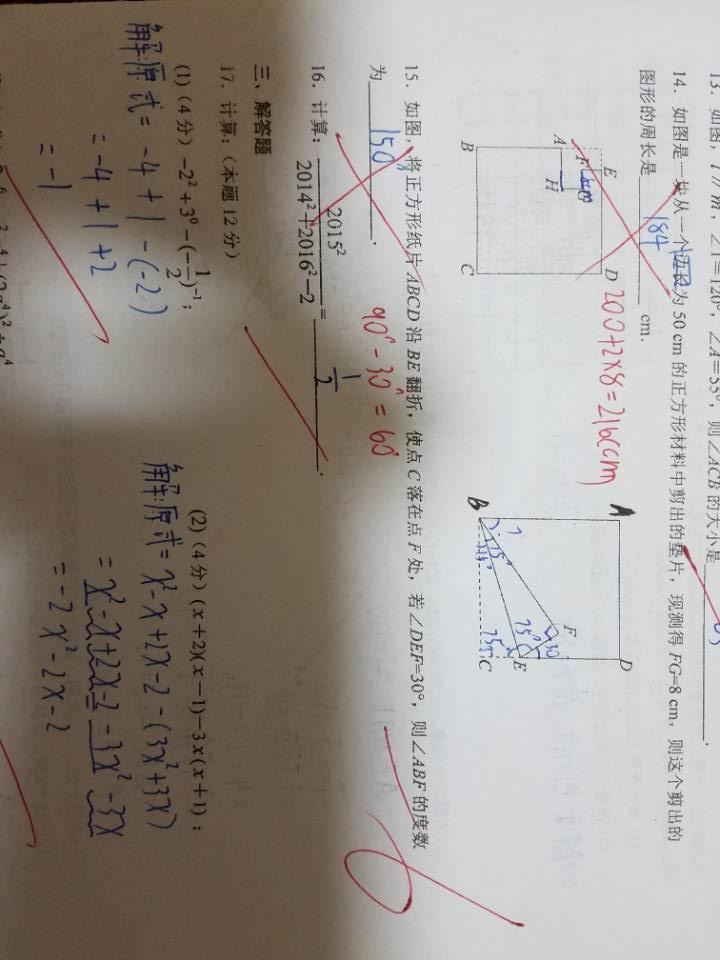
#> input picture Images/scanned_image1.jpeg, 720 x 960 px, found by its file name
$ python shadow_remover.py
#> lines starting #> are read from the running program, lines starting #| are printed output that depends on the picture; after the words box and inside, x2 and y2 are one past the last pixel; in counts of white or black regions, pixels touching at a corner belong together
#> in process_image_file, org_image is the input picture: shape (960, 720, 3); mean B, G, R 145.6, 151.3, 158.2
from typing import Tuple, List

import cv2 as cv
import numpy as np
from skimage import measure
from matplotlib import pyplot as plt

'''
Shadow removal code by Yalım Doğan

This software is implemented according to the methods presented in:

- Murali, Saritha, and V. K. Govindan.
"Removal of shadows from a single image."
the Proceedings of First International Conference on Futuristic Trends
in Computer Science and Engineering. Vol. 4.

- Murali, Saritha, and V. K. Govindan.
"Shadow detection and removal from a single image using LAB color space."
Cybernetics and information technologies 13.1 (2013): 95-103.

'''

# Applies median filtering over given point
# [114 lines left out: functions median_filter, edge_median_filter, display_region, correct_region_lab, correct_region_bgr, not called in this run]


def process_regions(org_image: np.ndarray,
                    mask: np.ndarray,
                    lab_adjustment: bool,
                    shadow_dilation_kernel_size: int,
                    shadow_dilation_iteration: int,
                    shadow_size_threshold: int,
                    verbose: bool) -> np.ndarray:
    lab_img = cv.cvtColor(org_image, cv.COLOR_BGR2LAB)
    shadow_clear_img = np.copy(org_image)  # Used for constructing corrected image

    # We need connected components
    # Initialize the labels of the blobs in our binary image
    labels = measure.label(mask)

    non_shadow_kernel_size = (shadow_dilation_kernel_size, shadow_dilation_kernel_size)
    non_shadow_kernel = cv.getStructuringElement(cv.MORPH_ELLIPSE, non_shadow_kernel_size)

    CHANNEL_MAX = 255

    # Now, we will iterate over each label's pixels
    for label in np.unique(labels):
        if not label == 0:
            temp_filter = np.zeros(mask.shape, dtype="uint8")
            temp_filter[labels == label] = CHANNEL_MAX

            # Only consider blobs with size above threshold
            if cv.countNonZero(temp_filter) >= shadow_size_threshold:
                shadow_indices = np.where(temp_filter == CHANNEL_MAX)

                non_shadow_temp_filter = cv.dilate(temp_filter, non_shadow_kernel,
                                                   iterations=shadow_dilation_iteration)

                # Get the new set of indices and remove shadow indices from them
                non_shadow_temp_filter = cv.bitwise_xor(non_shadow_temp_filter, temp_filter)
                non_shadow_indices = np.where(non_shadow_temp_filter == CHANNEL_MAX)

                # Contours are used for extracting the edges of the current shadow region
                contours, hierarchy = cv.findContours(temp_filter, cv.RETR_TREE, cv.CHAIN_APPROX_SIMPLE)

                if lab_adjustment:
                    shadow_clear_img = correct_region_lab(lab_img, shadow_clear_img,
                                                          shadow_indices, non_shadow_indices)
                else:
                    shadow_clear_img = correct_region_bgr(org_image, shadow_clear_img,
                                                          shadow_indices, non_shadow_indices)

                # Then apply median filtering over edges to smooth them
                # At least on the images I tried, this doesn't work as intended.
                # It is possible that this is the result of using a high frequency image only

                # Image is converted to HSV before filtering, as BGR components of the image
                # is more interconnected, therefore filtering each channel independently wouldn't be correct
                shadow_clear_img = edge_median_filter(cv.cvtColor(shadow_clear_img, cv.COLOR_BGR2HSV),
                                                      contours)
                if verbose:
                    display_region(org_image, shadow_clear_img, label, temp_filter, contours)

    return shadow_clear_img


def calculate_mask(org_image: np.ndarray,
                   ab_threshold: int,
                   region_adjustment_kernel_size: int) -> np.ndarray:
#> called with ab_threshold = 0, region_adjustment_kernel_size = 10
    lab_img = cv.cvtColor(org_image, cv.COLOR_BGR2LAB)
#> lab_img: shape (960, 720, 3); mean of channels 0, 1, 2 158.8, 129.9, 132.4

    # Convert the L,A,B from 0 to 255 to 0 - 100 and -128 - 127 and -128 - 127 respectively
    l_range = (0, 100)
    ab_range = (-128, 127)

    lab_img = lab_img.astype('int16')
#> lab_img: shape (960, 720, 3) int16; mean of channels 0, 1, 2 158.8, 129.9, 132.4
    lab_img[:, :, 0] = lab_img[:, :, 0] * l_range[1] / 255
#> lab_img: shape (960, 720, 3) int16; mean of channels 0, 1, 2 61.8, 129.9, 132.4
    lab_img[:, :, 1] += ab_range[0]
#> lab_img: shape (960, 720, 3) int16; mean of channels 0, 1, 2 61.8, 1.9, 132.4
    lab_img[:, :, 2] += ab_range[0]
#> lab_img: shape (960, 720, 3) int16; mean of channels 0, 1, 2 61.8, 1.9, 4.4

    # Calculate the mean values of L, A and B across all pixels
    means = [np.mean(lab_img[:, :, i]) for i in range(3)]
#> means = [61.78, 1.91, 4.39]
    thresholds = [means[i] - (np.std(lab_img[:, :, i]) / 3) for i in range(3)]
#> thresholds = [54.28, 1.06, 2.32]

    # Apply threshold using only L
    if sum(means[1:]) <= ab_threshold:
        mask = cv.inRange(lab_img, (l_range[0], ab_range[0], ab_range[0]),
                                   (thresholds[0], ab_range[1], ab_range[1]))
    else:  # Else, also consider B channel
        mask = cv.inRange(lab_img, (l_range[0], ab_range[0], ab_range[0]),
                                   (thresholds[0], ab_range[1], thresholds[2]))
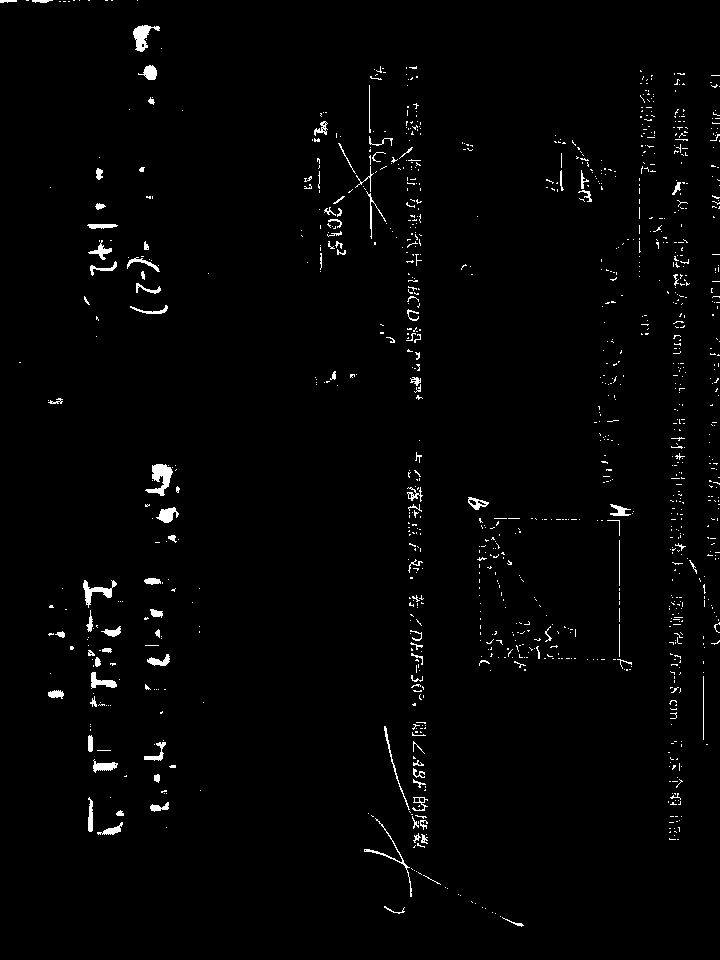
#> mask: shape (960, 720); 1.7% white; 1123 white regions (1007 under 20 px), largest, box (x1, y1, x2, y2) and area: (145, 464, 173, 496) 429, (133, 25, 160, 52) 334, (83, 580, 117, 608) 299

    kernel_size = (region_adjustment_kernel_size, region_adjustment_kernel_size)
    kernel = cv.getStructuringElement(cv.MORPH_ELLIPSE, kernel_size)
    cv.morphologyEx(mask, cv.MORPH_CLOSE, kernel, mask)
    cv.morphologyEx(mask, cv.MORPH_OPEN, kernel, mask)
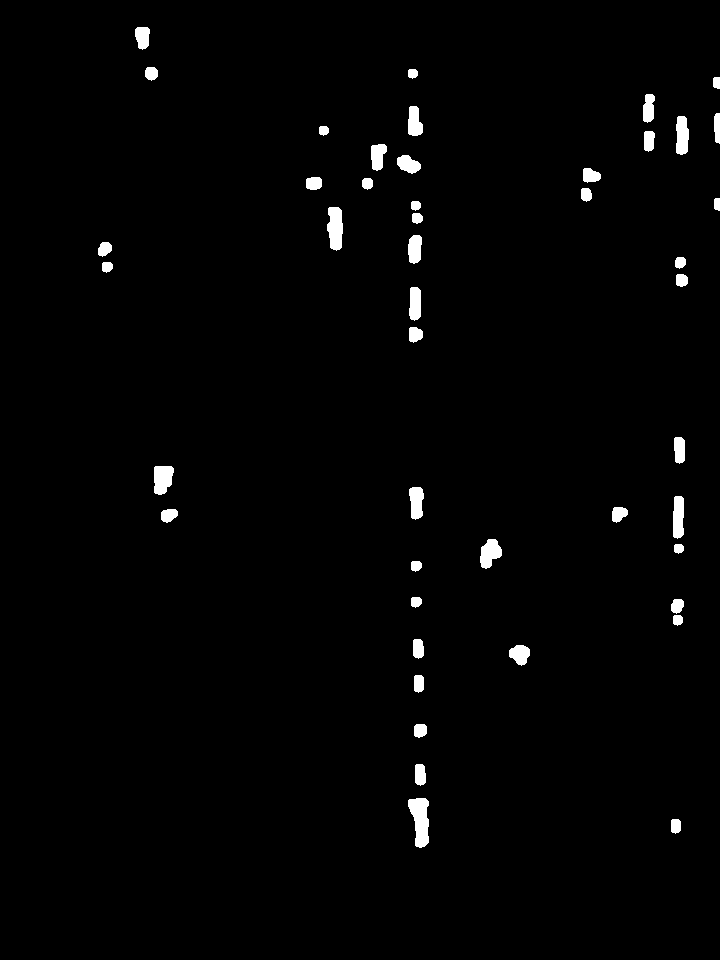
#> mask: shape (960, 720); 1.5% white; 46 white regions, largest, box (x1, y1, x2, y2) and area: (408, 798, 429, 848) 732, (327, 207, 343, 251) 563, (154, 466, 174, 495) 476

    return mask


def remove_shadows(org_image: np.ndarray,
                   ab_threshold: int,
                   lab_adjustment: bool,
                   region_adjustment_kernel_size: int,
                   shadow_dilation_iteration: int,
                   shadow_dilation_kernel_size: int,
                   shadow_size_threshold: int,
                   verbose: bool) -> Tuple[np.ndarray, np.ndarray]:
    mask = calculate_mask(org_image,
                          ab_threshold,
                          region_adjustment_kernel_size)

    shadow_clear_img = process_regions(org_image,
                                       mask,
                                       lab_adjustment,
                                       shadow_dilation_kernel_size,
                                       shadow_dilation_iteration,
                                       shadow_size_threshold,
                                       verbose)
#> in process_regions, `labels = measure.label(mask)`: labels: shape (960, 720) int64; 47 distinct labels, from 0 to 46
#> the loop in process_regions, `for label in np.unique(labels):` made 47 passes
#> after the loop in process_regions, `for label in np.unique(labels):`:
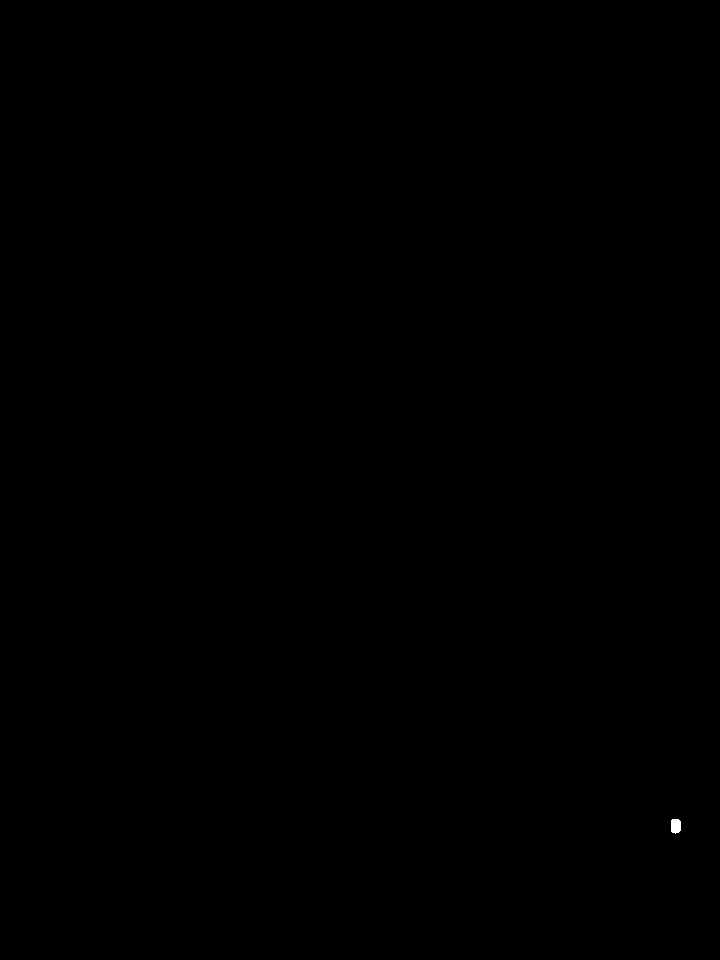
#> temp_filter: shape (960, 720); 0.02% white; 1 white region, box (x1, y1, x2, y2) and area: (671, 819, 681, 834) 133

    mask = cv.cvtColor(mask, cv.COLOR_GRAY2RGB)

    return shadow_clear_img, mask


def process_image_file(img_name: str,
                       save: bool = False,
                       ab_threshold: int = 256,
                       lab_adjustment: bool = False,
                       region_adjustment_kernel_size: int = 10,
                       shadow_dilation_kernel_size: int = 5,
                       shadow_dilation_iteration: int = 3,
                       shadow_size_threshold: int = 2500,
                       verbose: bool = False) -> Tuple[np.ndarray, np.ndarray, np.ndarray]:
    org_image = cv.imread(img_name)
    print("Read the image {}".format(img_name))

    shadow_clear, mask = remove_shadows(org_image,
                                        ab_threshold,
                                        lab_adjustment,
                                        region_adjustment_kernel_size,
                                        shadow_dilation_iteration,
                                        shadow_dilation_kernel_size,
                                        shadow_size_threshold,
                                        verbose=verbose)

    _, axes = plt.subplots(1, 3)
    ax = axes.ravel()

    plt.title("Final Results")

    ax[0].imshow(cv.cvtColor(org_image, cv.COLOR_BGR2RGB))
    ax[0].set_title("Original Image")

    ax[1].imshow(cv.cvtColor(mask, cv.COLOR_BGR2RGB))
    ax[1].set_title("Shadow Regions")

    ax[2].imshow(cv.cvtColor(shadow_clear, cv.COLOR_BGR2RGB))
    ax[2].set_title("Corrected Image")

    plt.tight_layout()
    plt.show()
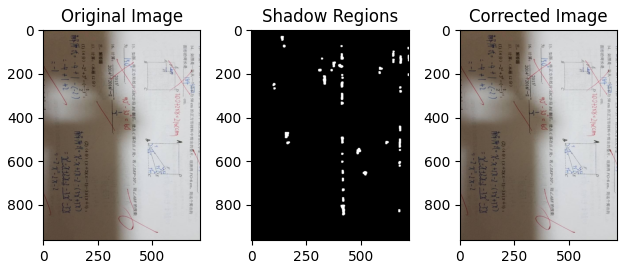
#> figure drawn by matplotlib, 3 panels

    if save:
        f_name = img_name[:img_name.index(".")] + "_shadowClear" + img_name[img_name.index("."):]
        cv.imwrite(f_name, shadow_clear)
        print("Saved result as " + f_name)

    return org_image, mask, shadow_clear

image_path = "Images/scanned_image1.jpeg"
org_image, mask, image_clear = process_image_file(image_path, ab_threshold = 0, save = False, verbose = True)

$ run again, with Images/scanned_image3.jpeg copied over Images/scanned_image1.jpeg
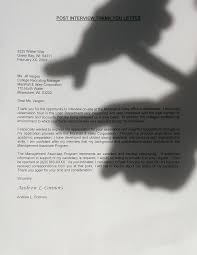
#> input picture Images/scanned_image3.jpeg, 197 x 255 px, found by its file name
#> in process_image_file, org_image is the input picture: shape (255, 197, 3); mean B, G, R 166.7, 169.4, 169.8
#> means = [67.93, -0.212, 1.35]
#> thresholds = [59.51, -0.372, 1.14]
#> in process_regions, `labels = measure.label(mask)`:
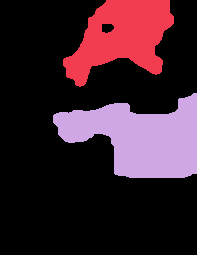
#> labels: shape (255, 197) int64; 3 distinct labels, from 0 to 2; one colour per label, 0 black
#> the loop in process_regions, `for label in np.unique(labels):` made 3 passes
#> in process_image_file, `plt.show()`:
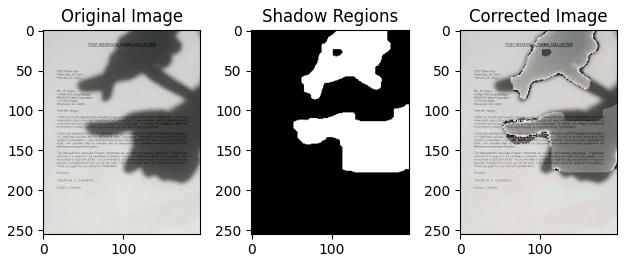
#> figure drawn by matplotlib, 3 panels
